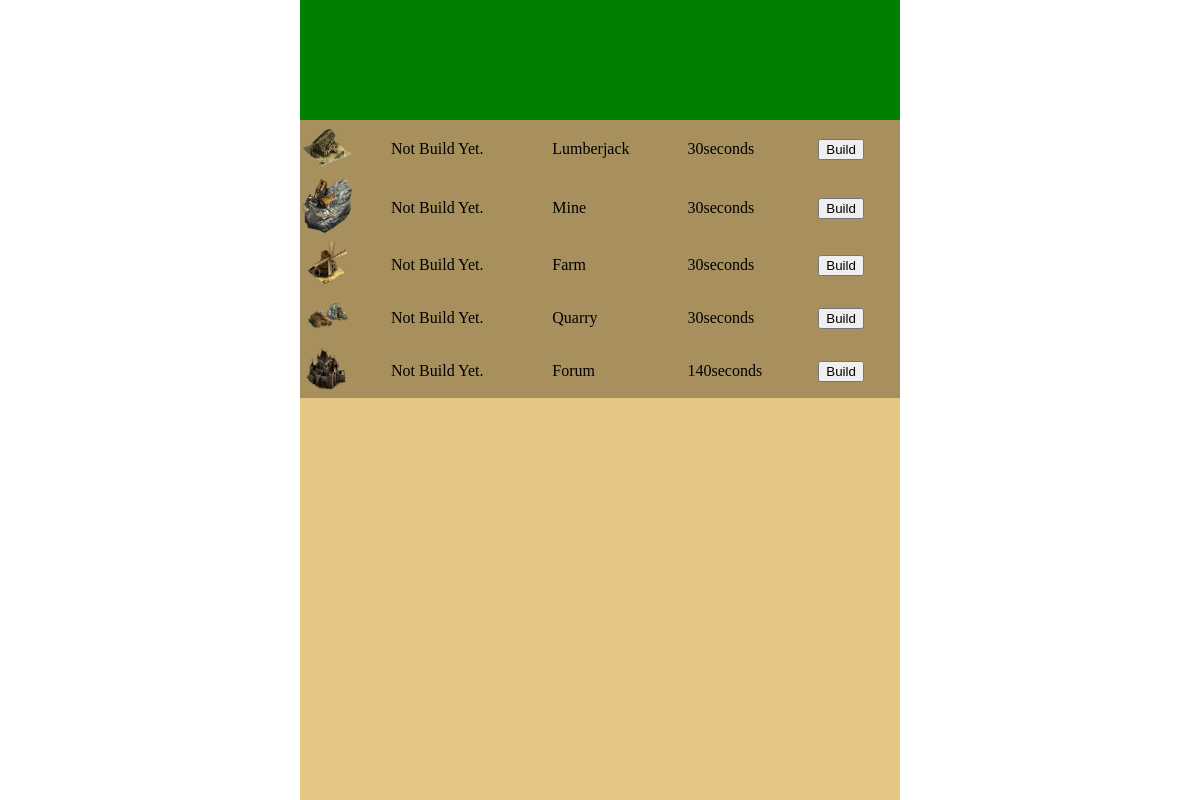
Page /Hoofdgebouw.php on the committed database.
### tables this page shows
CREATE TABLE `building_list` (
  `Building_ID` int(255) NOT NULL,
  `Building_Name` varchar(255) NOT NULL,
  `Spawn_Rate` int(255) NOT NULL,
  `HP` int(255) NOT NULL,
  `Armor` int(255) NOT NULL,
  `Time_to_Next` int(255) NOT NULL,
  `Wood` int(255) NOT NULL,
  `Metals` int(255) NOT NULL,
  `Stone` int(255) NOT NULL
);

### Hoofdgebouw.php (the view, shortened to what this page needs)
<?php
require_once('general.config.php');
print_r($_SESSION['Village']);
?>
<!DOCTYPE html>
<html>
<head>
	<link  rel="stylesheet" type="text/css" href="./CSS/Global.css">
	<link  rel="stylesheet" type="text/css" href="./CSS/Hoofdgebouw.css">
</head>
<body>
<div id='wrapper'>
<div id='top'>
</div>
<div id='bottom'>
<table>
<?php
$query = $db->prepare('select * from `building` where Village_ID=?');
$query->bindPARAM(1,$_SESSION['USR'],PDO::PARAM_INT);
$query->execute();
$BuildingsV = $query->fetchall(PDO::FETCH_ASSOC);
$query = $db->prepare('select * from `building_list`');
$query->execute();
$BuildingsL = $query->fetchall(PDO::FETCH_ASSOC);
for($i=0;$i<count($BuildingsL);$i++){
	$bool = false;
	for($int=0;count($BuildingsL)>$int;$int++){
		if(!$bool){
			if($i >= count($BuildingsV)){
				$bool=false;
			}
		}
	}
	if($bool){
	echo"
		<tr>
			<td>
				<img src='./Images/".$BuildingsV[$i]['Building_Name']."2.png' style='width:50px'></img>
			</td>
			<td>
				<p>".$BuildingsV[$i]['Level']."</p>
			</td>
			<td>
				<p>".constant($BuildingsV[$i]['Building_Name'])."</p>
			</td>
			<td>
				<p>".$BuildingsV[$i]['Time_to_Next']."Seconds</p>
			</td>
			<td>
				<input type='button'onclick='Level_Up(".$BuildingsV[$i]['Building_ID'].")' value='Level Up'/><br/>
		</tr>";
	}else{
	echo"
		<tr class='NBY'>
			<td>
				<img src='./Images/".$BuildingsL[$i]['Building_Name']."2.png' style='width:50px'></img>
			</td>
			<td>
				<p>Not Build Yet.</p>
			</td>
			<td>
				<p>".constant($BuildingsL[$i]['Building_Name'])."</p>
			</td>
			<td>
				<p>".$BuildingsL[$i]['Time_to_Next']."seconds</p>
			</td>
			<td><input onclick='Build(\"".$BuildingsL[$i]['Building_ID']."\")' type='button' value='Build'/><br/>
			</td>
		</tr>";
	}
}
?>
</table>
</div>
</div>
</body>

### CSS/Global.css (style rules this page uses)
body { margin:0px; }
div { width: 100%; height: 100%; z-index:0; margin:0px; position: fixed; background-color: red; }

### CSS/Hoofdgebouw.css (style rules this page uses)
#wrapper { width:50%; margin-left:25%; z-index:-1; }
#top { height:15%; position:relative; background-color:green; z-index:1; }
#bottom { height:85%; position:relative; background-color:#e5c682; z-index:1; }
table { width:100%; border-collapse:collapse; }
tr, th { border-width:1px; border-style:solid; border-color:#a7905d; }
.NBY { background-color:#a7905d; }

### rows in the picture
building_list: Building_Name (picture), Building_Name "Lumberjack", Time_to_Next "30"
building_list: Building_Name (picture), Building_Name "Mine", Time_to_Next "30"
building_list: Building_Name (picture), Building_Name "Farm", Time_to_Next "30"
building_list: Building_Name (picture), Building_Name "Quarry", Time_to_Next "30"
building_list: Building_Name (picture), Building_Name "Forum", Time_to_Next "140"
